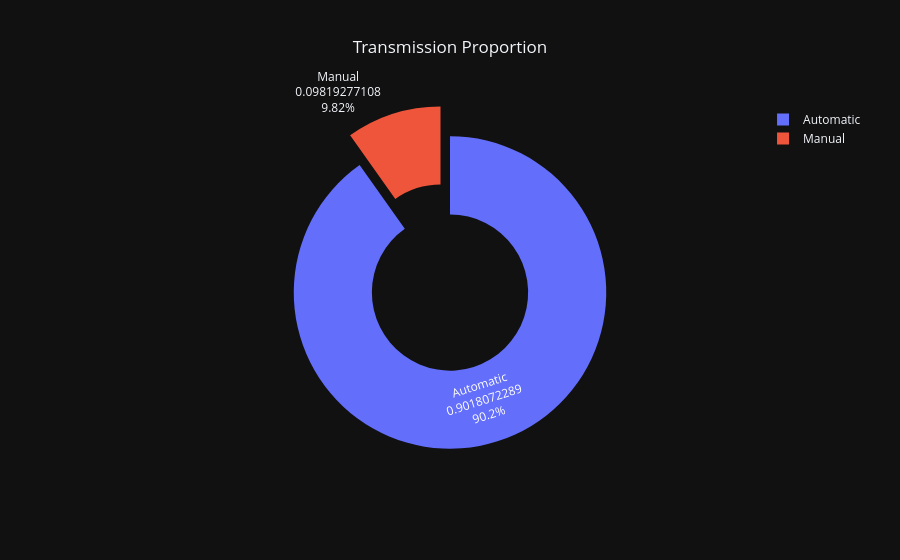

Notebook code cell kept with this figure:
### Code cell
# أولاً: تجهيز البيانات وحفظها في متغير (مثلاً count_transmission)
df_trans = df_a['transmission'].value_counts(normalize=True).reset_index()
df_trans.columns = ['transmission', 'proportion'] # تأكد من أسماء الأعمدة بعد الـ reset_index

# ثانياً: رسم الـ Donut Chart بشكل صحيح
fig = px.pie(
    df_trans, 
    names='transmission', 
    values='proportion', 
    template='plotly_dark', 
    hole=0.5,
    title='Transmission Proportion'
)

fig.update_traces(textinfo='percent+value+label', pull=[0.0, 0.2])
fig.update_layout(title_x=0.5)
fig.show()

### Figure 1 — Plotly figure (JSON) as saved in the notebook; plotly's stock layout.template omitted (floating-point values rounded to 4 significant figures)
{"data": [{"domain": {"x": [0, 1], "y": [0, 1]}, "hole": 0.5, "hovertemplate": "transmission=%{label}<br>proportion=%{value}<extra></extra>", "labels": ["Automatic", "Manual"], "legendgroup": "", "name": "", "pull": [0, 0.2], "showlegend": true, "textinfo": "percent+value+label", "type": "pie", "values": [0.9018, 0.09819]}], "layout": {"legend": {"tracegroupgap": 0}, "title": {"text": "Transmission Proportion", "x": 0.5}}}
